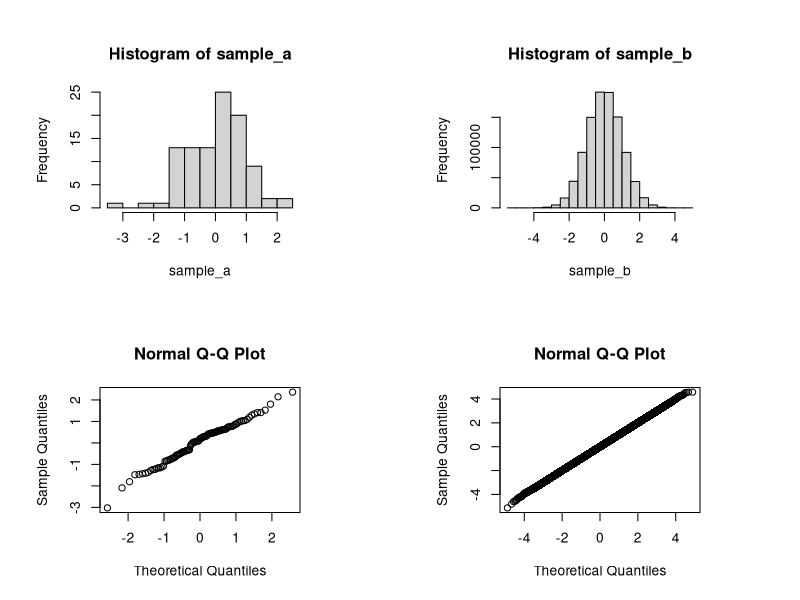
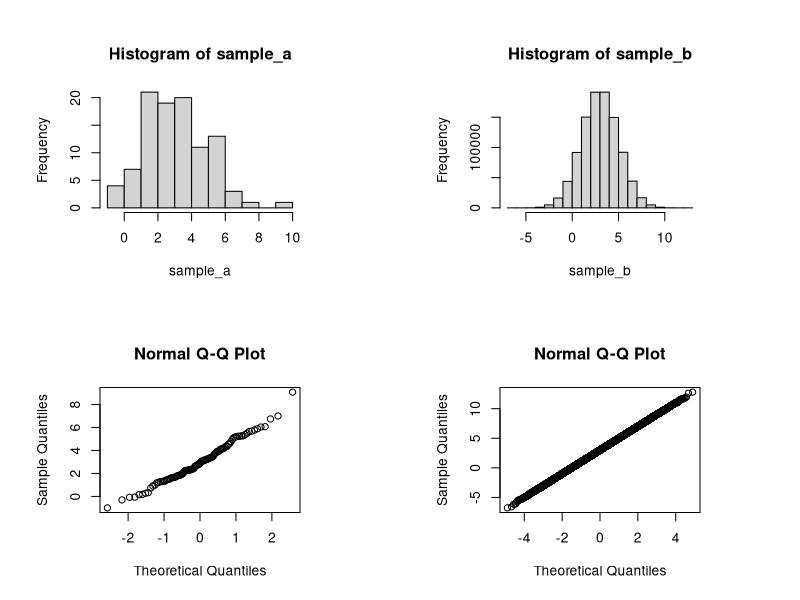
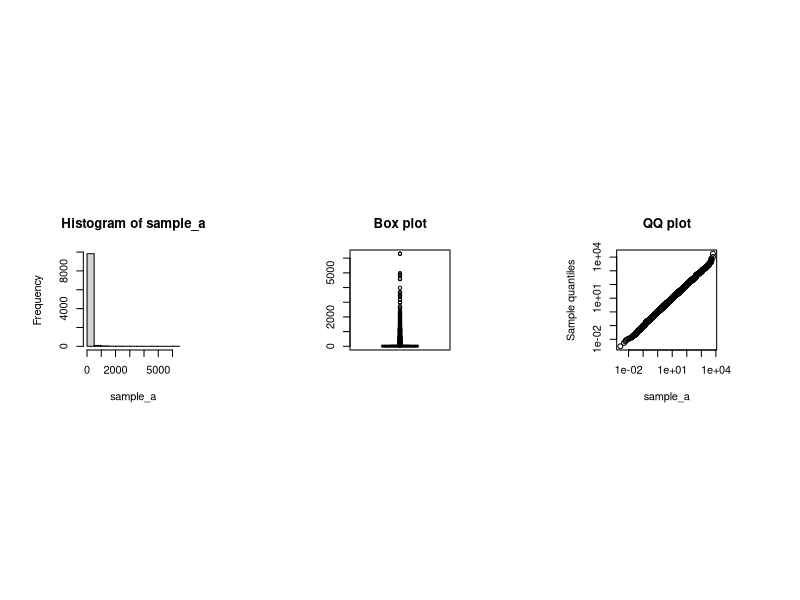
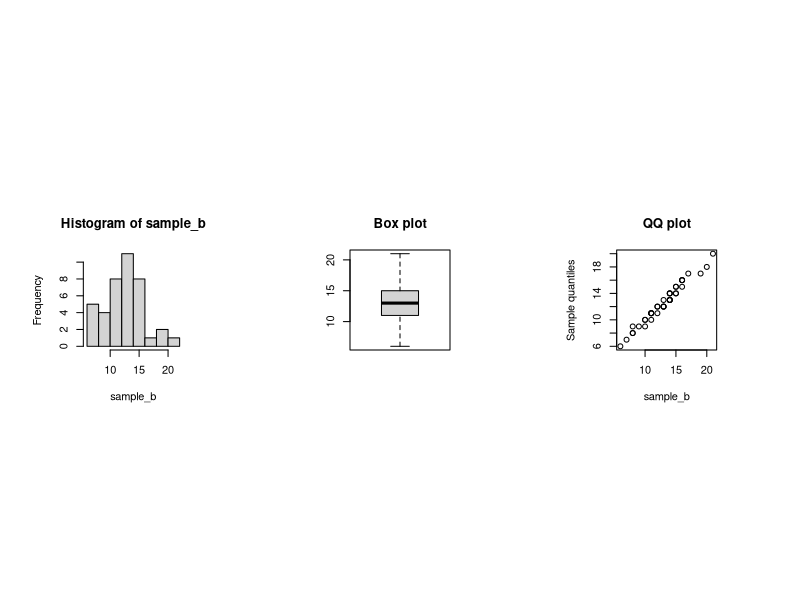
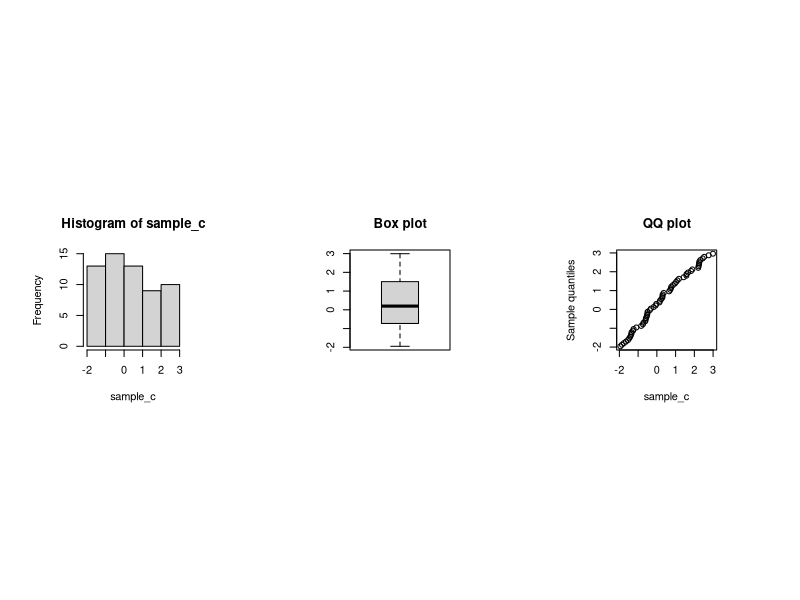
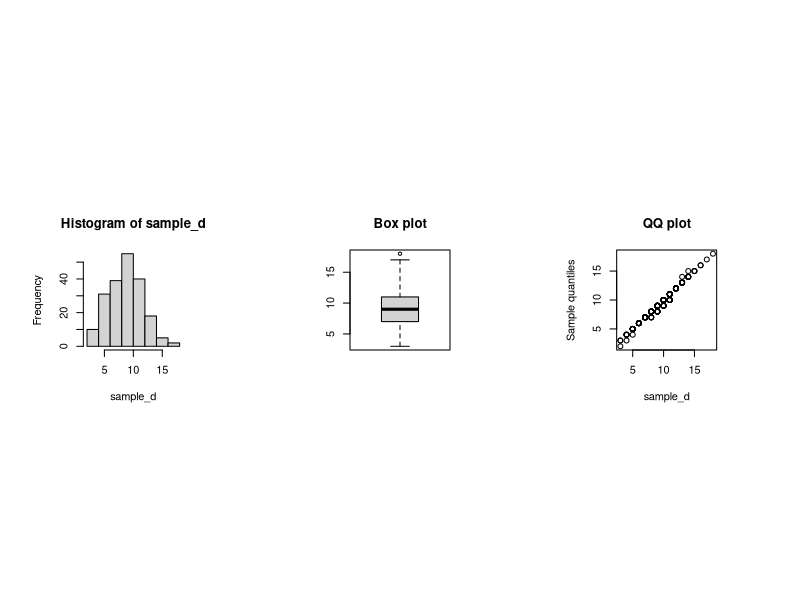
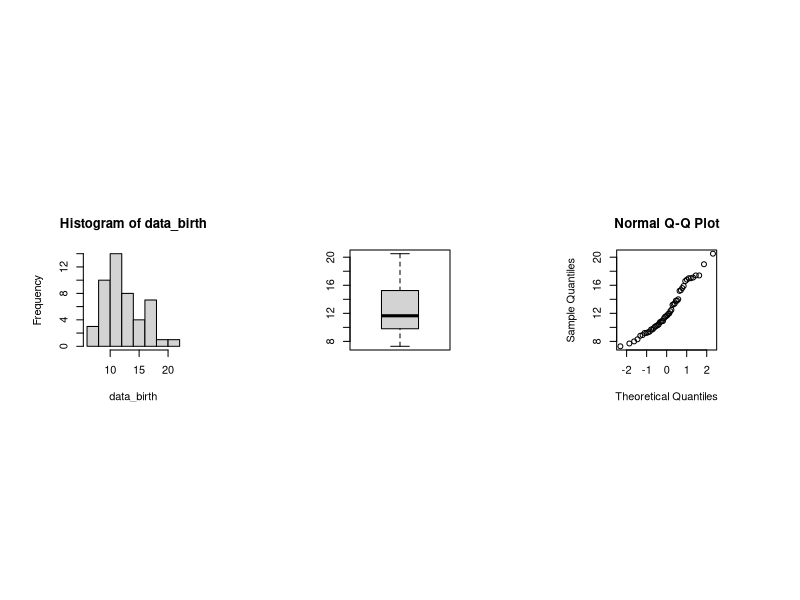
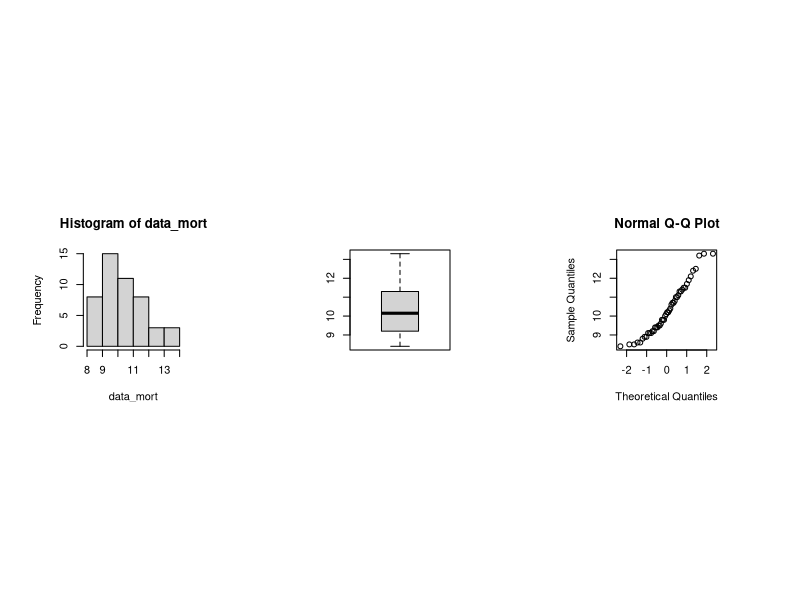

Write R code to recreate these figures, in order.
## ---- chunk 1
# Generate samples
sample_a = rnorm(100)
sample_b = rnorm(1000000)

# Plots
par(pin=c(2,1.25))
par(mfrow=c(2,2))
hist(sample_a)
hist(sample_b)
qqnorm(sample_a)
qqnorm(sample_b)
## ---- chunk 2
mean_a = mean(sample_a)
mean_b = mean(sample_b)
sd_a = sd(sample_a)
sd_b = sd(sample_b)
df <- data.frame(dataset=c("n=100","n=1000000"),mean=c(mean_a, mean_b),sd=c(sd_a, sd_b))
print(df)
## ---- chunk 3
print("Probabiliy that an arbitrary outcome is smaller than 2:")
pnorm(2)

print("Probabiliy that an arbitrary outcome is larger than -0.5:")
pnorm(-0.5, lower.tail = FALSE)

print("Probabiliy that an arbitrary outcome is between -1 and 2:")
pnorm(2) - pnorm(-1)
## ---- chunk 4
p1 = sum(sample_b < 2) / length(sample_b)
print("Probabiliy that an arbitrary outcome is smaller than 2:")
print(p1)

p2 = sum(sample_b > -0.5) / length(sample_b)
print("Probabiliy that an arbitrary outcome is smaller than 2:")
print(p2)

p3 = sum(sample_b > -1 & sample_b < 2) / length(sample_b)
print("Probabiliy that an arbitrary outcome is smaller than 2:")
print(p3)
## ---- chunk 5
mu = 3
sigma = 2

# Generate samples
sample_a = rnorm(100, mu, sigma)
sample_b = rnorm(1000000, mu, sigma)

# Plots
par(pin=c(2,1.25))
par(mfrow=c(2,2))
hist(sample_a)
hist(sample_b)
qqnorm(sample_a)
qqnorm(sample_b)

mean_a = mean(sample_a)
mean_b = mean(sample_b)
sd_a = sd(sample_a)
sd_b = sd(sample_b)
df <- data.frame(dataset=c("n=100","n=1000000"),mean=c(mean_a, mean_b),sd=c(sd_a, sd_b))
print(df)

print("Probabiliy that an arbitrary outcome is smaller than 2:")
pnorm(2, mu, sigma)

print("Probabiliy that an arbitrary outcome is larger than -0.5:")
pnorm(-0.5, mu, sigma, lower.tail = FALSE)

print("Probabiliy that an arbitrary outcome is between -1 and 2:")
pnorm(2, mu, sigma) - pnorm(-1, mu, sigma)
## ---- chunk 6
qnorm(0.95, mu, sigma)
## ---- chunk 7
mu = -10
sigma = 5
sample = rnorm(1000000)
sample_xform = mu + sample * sigma

sprintf("Sample mean: %f", mean(sample_xform))
sprintf("Sample sd: %f", sd(sample_xform))
## ---- chunk 8
par(pin=c(1,1))
par(mfrow=c(1,3))

sample_a = rlnorm(10000, meanlog=2, sdlog=2)
hist(sample_a)
boxplot(sample_a, main="Box plot")
qqplot(sample_a, qlnorm(ppoints(length(sample_a)), 2, 2), main="QQ plot", ylab="Sample quantiles", log='xy')

sample_b = rbinom(40, size = 50, prob = 0.25)
hist(sample_b)
boxplot(sample_b, main="Box plot")
qqplot(sample_b, qbinom(ppoints(length(sample_b)), 50, 0.25), main="QQ plot", ylab="Sample quantiles")

sample_c = runif(60, min=-2, max=3)
hist(sample_c)
boxplot(sample_c, main="Box plot")
qqplot(sample_c, qunif(ppoints(length(sample_c)), -2, 3), main="QQ plot", ylab="Sample quantiles")

sample_d = rpois(200, 9)
hist(sample_d)
boxplot(sample_d, main="Box plot")
qqplot(sample_d, qpois(ppoints(length(sample_d)), 9), main="QQ plot", ylab="Sample quantiles")
## ---- chunk 9
data = read.table("mortality.txt", header=TRUE)
data
## ---- chunk 10
par(pin=c(1,1))
par(mfrow=c(1,3))

data_birth = data$teen
print("Birth rate summary:")
print(summary(data_birth))

hist(data_birth)
boxplot(data_birth)
qqnorm(data_birth)

data_mort = data$mort
print("Mortality rate summary:")
print(summary(data_mort))

hist(data_mort)
boxplot(data_mort)
qqnorm(data_mort)
## ---- chunk 11
plot(data_birth, data_mort)
## ---- chunk 12
B = 1000
m = n = 30
mu = nu = 180
sd = 10

p_vals = numeric(B)

for(b in 1:B){
  x = rnorm(n, mu, sd)
  y = rnorm(n, nu, sd)
  p_vals[b] = t.test(x, y, var.equal = TRUE)[[3]]
}

fract_a = sum(p_vals[p_vals < 0.05]) / length(p_vals)
fract_b = sum(p_vals[p_vals < 0.1]) / length(p_vals)

print(paste("Fraction of p-values smaller than 5%", fract_a))
print(paste("Fraction of p-values smaller than 10%", fract_b))
